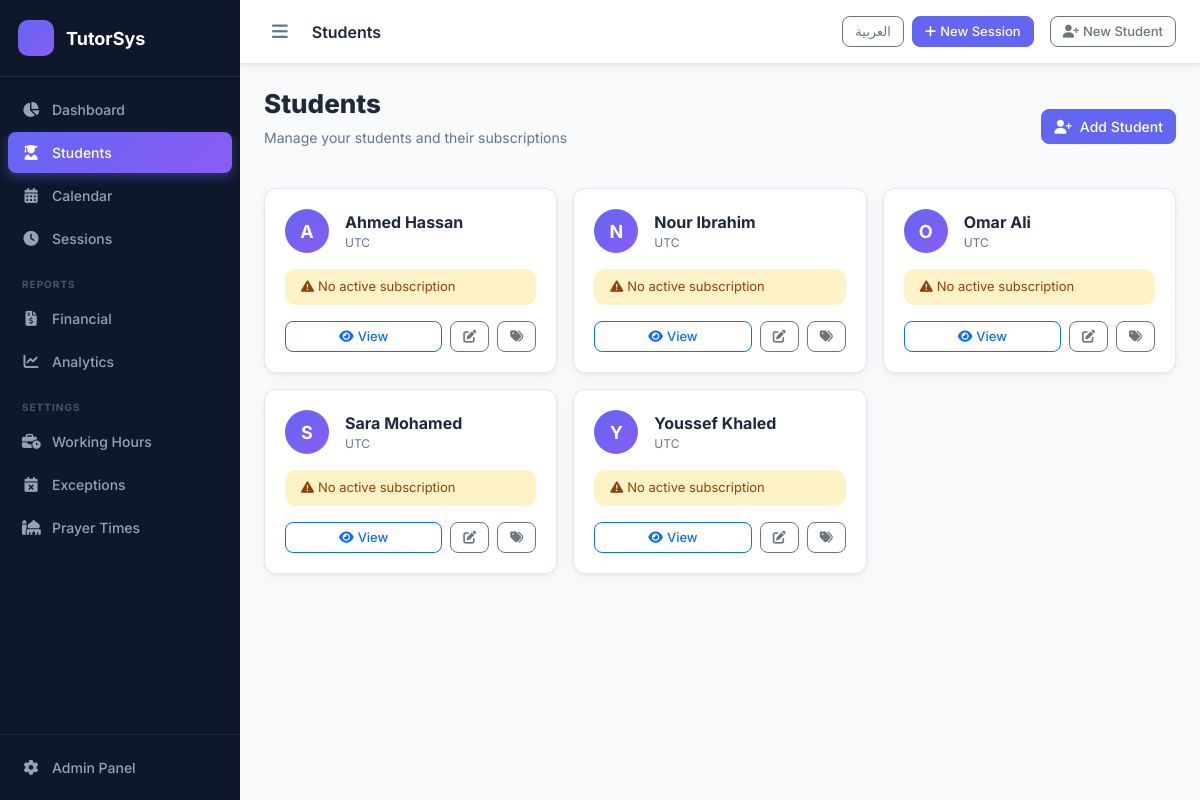
/students/, run on an earlier commit of the app's database.
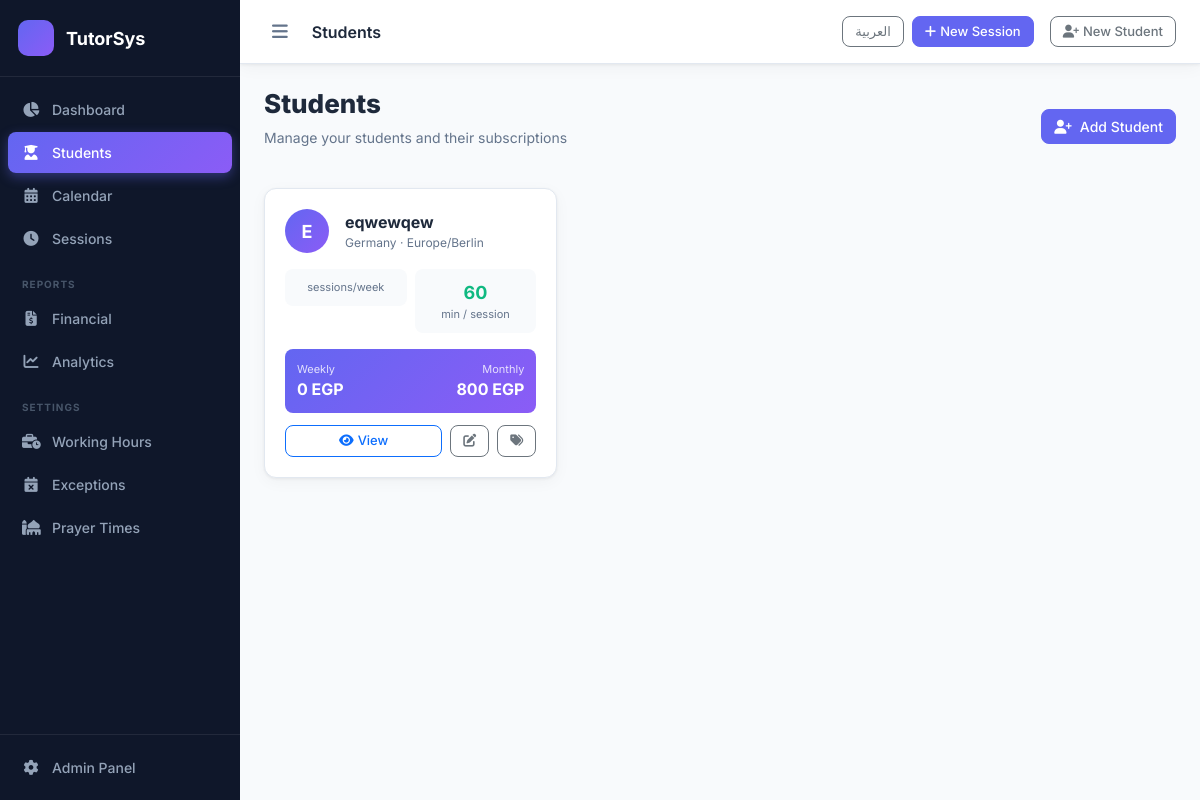
And on a later commit of the database.
### scheduler/models.py (models this page shows, shortened)
class Student(models.Model):
    name = models.CharField(max_length=200)
    notes = models.TextField(blank=True)
    country = models.CharField(max_length=100, blank=True)
    timezone = models.CharField(max_length=64, default='UTC')
    created_at = models.DateTimeField(auto_now_add=True)
    is_active = models.BooleanField(default=True)
    @property
    def active_enrollment(self):
        return self.subscriptions.filter(is_active=True).first()
    @property
    def active_subscription(self):
        return self.active_enrollment

class StudentEnrollment(models.Model):
    student = models.ForeignKey(Student, on_delete=models.CASCADE, related_name='subscriptions')
    recurring_schedule = models.ForeignKey(RecurringSchedule, on_delete=models.SET_NULL, null=True, blank=True, related_name='enrollments')
    session_price = models.DecimalField(max_digits=10, decimal_places=2)
    session_duration = models.IntegerField(help_text=_('Duration in minutes'))
    cancellation_window_hours = models.IntegerField(default=2)
    allow_makeup_sessions = models.BooleanField(default=True)
    allow_extra_sessions = models.BooleanField(default=True)
    is_active = models.BooleanField(default=True)
    start_date = models.DateField(default=timezone.localdate)
    end_date = models.DateField(null=True, blank=True)
    config_snapshot = models.JSONField(null=True, blank=True)
    created_at = models.DateTimeField(auto_now_add=True)
    @property
    def weekly_earnings(self):
        if not self.recurring_schedule:
            return Decimal('0')
        return self.session_price
    @property
    def monthly_earnings(self):
        return self.session_price * Decimal('4')

### scheduler/views.py (the view)
# urls.py: path('students/', views.student_list, name='student_list'),
def student_list(request):
    students = Student.objects.prefetch_related('subscriptions').all().order_by('name')
    return render(request, 'scheduler/student_list.html', {'students': students})

### templates/scheduler/student_list.html (shortened to what this page needs)
{% extends "base.html" %}
{% load i18n %}
{% block page_title %}Students{% endblock %}
{% block content %}
<div class="page-header">
    <div>
        <h1>{% trans "Students" %}</h1>
        <p>{% trans "Manage your students and their subscriptions" %}</p>
    </div>
    <a href="{% url 'scheduler:student_create' %}" class="btn btn-primary">
        <i class="fas fa-user-plus me-2"></i>{% trans "Add Student" %}</a>
</div>
{% if students %}
<div class="row g-3">
    {% for student in students %}
    <div class="col-md-6 col-lg-4">
        <div class="student-card">
            <div class="d-flex align-items-center gap-3 mb-3">
                <div class="student-avatar">{{ student.name|first|upper }}</div>
                <div class="flex-grow-1">
                    <div class="fw-bold">{{ student.name }}</div>
                    <div style="font-size:12px;color:var(--text-muted)">
                        {% if student.country %}{{ student.country }} · {% endif %}{{ student.timezone|default:"UTC" }}
                    </div>
                </div>
            </div>
            {% with sub=student.active_subscription %}
            {% if sub %}
            <div class="row g-2 mb-3">
                <div class="col-6">
                    <div style="background:#f8fafc;border-radius:8px;padding:10px;text-align:center">
                        <div style="font-size:11px;color:var(--text-muted)">{% trans "sessions/week" %}</div>
                    </div>
                </div>
                <div class="col-6">
                    <div style="background:#f8fafc;border-radius:8px;padding:10px;text-align:center">
                        <div style="font-size:18px;font-weight:700;color:var(--success)">{{ sub.session_duration }}</div>
                        <div style="font-size:11px;color:var(--text-muted)">{% trans "min / session" %}</div>
                    </div>
                </div>
            </div>
            <div style="background:linear-gradient(135deg,var(--primary),var(--secondary));border-radius:8px;padding:12px;color:white;margin-bottom:12px">
                <div class="d-flex justify-content-between">
                    <div>
                        <div style="font-size:11px;opacity:.8">{% trans "Weekly" %}</div>
                        <div style="font-weight:700">{{ sub.weekly_earnings|floatformat:0 }} EGP</div>
                    </div>
                    <div style="text-align:right">
                        <div style="font-size:11px;opacity:.8">{% trans "Monthly" %}</div>
                        <div style="font-weight:700">{{ sub.monthly_earnings|floatformat:0 }} EGP</div>
                    </div>
                </div>
            </div>
            {% else %}
            <div class="alert alert-warning py-2 mb-3" style="font-size:13px">
                <i class="fas fa-exclamation-triangle me-1"></i>{% trans "No active subscription" %}</div>
            {% endif %}
            {% endwith %}
            <div class="d-flex gap-2">
                <a href="{% url 'scheduler:student_detail' student.pk %}" class="btn btn-sm btn-outline-primary flex-grow-1">
                    <i class="fas fa-eye me-1"></i>{% trans "View" %}</a>
                <a href="{% url 'scheduler:student_edit' student.pk %}" class="btn btn-sm btn-outline-secondary" title="Edit">
                    <i class="fas fa-edit"></i>
                </a>
                <a href="{% url 'scheduler:subscription_edit' student.pk %}" class="btn btn-sm btn-outline-secondary" title="Subscription">
                    <i class="fas fa-tags"></i>
                </a>
            </div>
        </div>
    </div>
    {% endfor %}
</div>
{% endif %}
{% endblock %}

### templates/base.html (shortened to what this page needs)
{% load i18n %}
<!DOCTYPE html>
<html lang="{{ LANGUAGE_CODE }}" dir="{% if LANGUAGE_BIDI %}rtl{% else %}ltr{% endif %}">
<head>
    <link href="https://cdn.jsdelivr.net/npm/bootstrap@5.3.2/dist/css/bootstrap.min.css" rel="stylesheet">
    <link href="https://cdnjs.cloudflare.com/ajax/libs/font-awesome/6.5.0/css/all.min.css" rel="stylesheet">
    <link href="/static/css/main.css" rel="stylesheet">
</head>
<body>
<div class="sidebar" id="sidebar">
    <div class="sidebar-brand">
        <div class="brand-icon"><i class="fa-thin fa-graduation-cap"></i></div>
        <span class="brand-text">TutorSys</span>
    </div>
    <nav class="sidebar-nav">
        <a href="{% url 'scheduler:dashboard' %}" class="nav-item {% if request.resolver_match.url_name == 'dashboard' %}active{% endif %}"><i class="fas fa-chart-pie"></i><span>{% trans "Dashboard" %}</span></a>
        <a href="{% url 'scheduler:student_list' %}" class="nav-item {% if 'student' in request.resolver_match.url_name %}active{% endif %}"><i class="fas fa-user-graduate"></i><span>{% trans "Students" %}</span></a>
        <a href="{% url 'scheduler:calendar' %}" class="nav-item {% if 'calendar' in request.resolver_match.url_name %}active{% endif %}"><i class="fas fa-calendar-alt"></i><span>{% trans "Calendar" %}</span></a>
        <a href="{% url 'scheduler:session_list' %}" class="nav-item "><i class="fas fa-clock"></i><span>{% trans "Sessions" %}</span></a>
        <div class="nav-divider">{% trans "Reports" %}</div>
        <a href="{% url 'scheduler:reports' %}" class="nav-item {% if request.resolver_match.url_name == 'reports' %}active{% endif %}"><i class="fas fa-file-invoice-dollar"></i><span>{% trans "Financial" %}</span></a>
        <a href="{% url 'scheduler:analytics' %}" class="nav-item {% if request.resolver_match.url_name == 'analytics' %}active{% endif %}"><i class="fas fa-chart-line"></i><span>{% trans "Analytics" %}</span></a>
        <div class="nav-divider">{% trans "Settings" %}</div>
        <a href="{% url 'scheduler:working_hours' %}" class="nav-item {% if 'working_hours' in request.resolver_match.url_name %}active{% endif %}"><i class="fas fa-business-time"></i><span>{% trans "Working Hours" %}</span></a>
        <a href="{% url 'scheduler:exception_days' %}" class="nav-item {% if 'exception' in request.resolver_match.url_name %}active{% endif %}"><i class="fas fa-calendar-times"></i><span>{% trans "Exceptions" %}</span></a>
        <a href="{% url 'scheduler:prayer_times' %}" class="nav-item {% if 'prayer' in request.resolver_match.url_name %}active{% endif %}"><i class="fas fa-mosque"></i><span>{% trans "Prayer Times" %}</span></a>
    </nav>
    <div class="sidebar-footer"><a href="/admin/" class="nav-item"><i class="fas fa-cog"></i><span>{% trans "Admin Panel" %}</span></a></div>
</div>
<div class="main-wrapper">
    <header class="topbar">
        <button class="sidebar-toggle" onclick="toggleSidebar()"><i class="fas fa-bars"></i></button>
        <div class="topbar-title">{% block page_title %}{% endblock %}</div>
        <div class="topbar-actions d-flex align-items-center gap-2">
            <form action="{% url 'set_language' %}" method="post" class="d-inline-flex align-items-center gap-1">
                {% if LANGUAGE_CODE == 'ar' or LANGUAGE_CODE|slice:":2" == 'ar' %}
                <button type="submit" name="language" value="en" class="btn btn-sm btn-outline-secondary">English</button>
                {% else %}
                <button type="submit" name="language" value="ar" class="btn btn-sm btn-outline-secondary">العربية</button>
                {% endif %}
            </form>
            <a href="{% url 'scheduler:session_create' %}?suggest=1" class="btn btn-primary btn-sm"><i class="fas fa-plus me-1"></i>{% trans "New Session" %}</a>
            <a href="{% url 'scheduler:student_create' %}" class="btn btn-outline-secondary btn-sm ms-2"><i class="fas fa-user-plus me-1"></i>{% trans "New Student" %}</a>
        </div>
    </header>
    <main class="content">{% block content %}{% endblock %}</main>
</div>
</body>
</html>

### static/css/main.css (style rules this page uses)
:root { --primary: #6366f1; --primary-dark: #4f46e5; --primary-light: #e0e7ff; --secondary: #8b5cf6; --success: #10b981; --warning: #f59e0b; --danger: #ef4444; --sidebar-bg: #0f172a; --sidebar-width: 240px; --topbar-height: 64px; --bg: #f8fafc; --surface: #ffffff; --border: #e2e8f0; --text: #1e293b; --text-muted: #64748b; --radius: 12px; --shadow: 0 1px 3px rgba(0,0,0,.06), 0 4px 16px rgba(0,0,0,.04); --shadow-md: 0 4px 12px rgba(0,0,0,.1); }
* { box-sizing: border-box; margin: 0; padding: 0; }
body { font-family: 'Inter', sans-serif; background: var(--bg); color: var(--text); display: flex; flex-direction: row; min-height: 100vh; overflow-x: hidden; direction: ltr; }
.sidebar { width: var(--sidebar-width); min-height: 100vh; background: var(--sidebar-bg); display: flex; flex-direction: column; position: fixed; left: 0; top: 0; z-index: 1000; transition: width .25s ease, transform .25s ease; }
.sidebar-brand { display: flex; align-items: center; gap: 12px; padding: 20px 18px; border-bottom: 1px solid rgba(255,255,255,.08); }
.brand-icon { width: 36px; height: 36px; border-radius: 10px; background: linear-gradient(135deg, var(--primary), var(--secondary)); display: flex; align-items: center; justify-content: center; color: white; font-size: 16px; flex-shrink: 0; }
.brand-text { color: white; font-weight: 700; font-size: 18px; white-space: nowrap; }
.sidebar-nav { flex: 1; padding: 12px 8px; display: flex; flex-direction: column; gap: 2px; overflow-y: auto; }
.nav-item { display: flex; align-items: center; gap: 12px; padding: 10px 14px; border-radius: 8px; color: #94a3b8; text-decoration: none; font-size: 14px; font-weight: 500; transition: all .18s ease; white-space: nowrap; }
.nav-item i { width: 18px; text-align: center; font-size: 15px; flex-shrink: 0; }
.nav-item.active { background: linear-gradient(135deg, var(--primary), var(--secondary)); color: white; box-shadow: 0 4px 12px rgba(99,102,241,.4); }
.nav-divider { font-size: 10px; font-weight: 700; text-transform: uppercase; letter-spacing: 1px; color: #475569; padding: 16px 14px 4px; }
.sidebar-footer { padding: 12px 8px; border-top: 1px solid rgba(255,255,255,.08); }
.main-wrapper { margin-left: var(--sidebar-width); flex: 1; display: flex; flex-direction: column; transition: margin-left .25s ease; min-width: 0; }
.topbar { height: var(--topbar-height); background: var(--surface); border-bottom: 1px solid var(--border); display: flex; align-items: center; gap: 16px; padding: 0 24px; position: sticky; top: 0; z-index: 100; box-shadow: var(--shadow); }
.sidebar-toggle { background: none; border: none; color: var(--text-muted); font-size: 18px; cursor: pointer; padding: 8px; border-radius: 8px; transition: background .15s; }
.topbar-title { flex: 1; font-size: 16px; font-weight: 600; color: var(--text); }
.topbar-actions { display: flex; align-items: center; gap: 8px; }
.content { padding: 24px; flex: 1; }
.btn { border-radius: 8px; font-weight: 500; font-size: 14px; transition: all .15s; }
.btn-primary { background: var(--primary); border-color: var(--primary); }
.btn-sm { font-size: 13px; padding: 5px 12px; }
.page-header { display: flex; align-items: center; justify-content: space-between; margin-bottom: 24px; }
.page-header h1 { font-size: 26px; font-weight: 800; color: var(--text); }
.page-header p { color: var(--text-muted); font-size: 14px; margin-top: 2px; }
.student-card { background: var(--surface); border: 1px solid var(--border); border-radius: var(--radius); padding: 20px; box-shadow: var(--shadow); transition: transform .2s, box-shadow .2s; }
.student-avatar { width: 44px; height: 44px; border-radius: 50%; background: linear-gradient(135deg, var(--primary), var(--secondary)); display: flex; align-items: center; justify-content: center; color: white; font-weight: 700; font-size: 18px; }

What changed in the data, as far as the page shows it:
removed Student: name|first "A", name "Ahmed Hassan", timezone "UTC"
removed Student: name|first "N", name "Nour Ibrahim", timezone "UTC"
removed Student: name|first "O", name "Omar Ali", timezone "UTC"
removed Student: name|first "S", name "Sara Mohamed", timezone "UTC"
removed Student: name|first "Y", name "Youssef Khaled", timezone "UTC"
added Student: name|first "E", name "eqwewqew", country "Germany", timezone "Europe/Berlin", active_subscription.session_duration "60", active_subscription.weekly_earnings "0", active_subscription.monthly_earnings "800"
